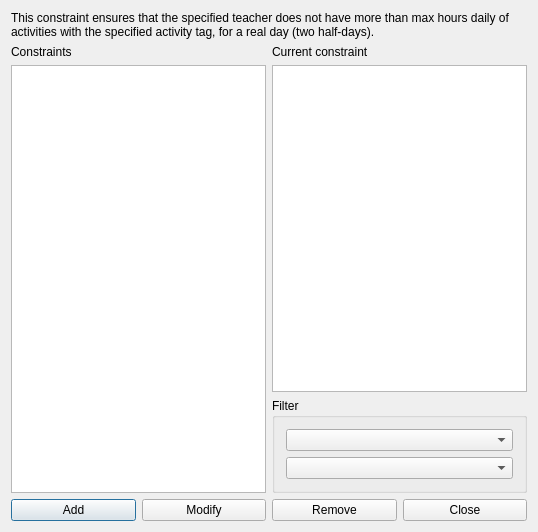
<?xml version="1.0" encoding="UTF-8"?>
<ui version="4.0">
 <class>ConstraintTeacherActivityTagMaxHoursDailyRealDaysForm_template</class>
 <widget class="QDialog" name="ConstraintTeacherActivityTagMaxHoursDailyRealDaysForm_template">
  <property name="geometry">
   <rect>
    <x>0</x>
    <y>0</y>
    <width>538</width>
    <height>532</height>
   </rect>
  </property>
  <property name="windowTitle">
   <string extracomment="This is the title of the dialog in which you see the list of all constraints of this type">Constraints teacher activity tag max hours daily real days</string>
  </property>
  <layout class="QGridLayout" name="gridLayout_2">
   <item row="2" column="1">
    <widget class="QGroupBox" name="filterGroupBox">
     <property name="title">
      <string>Filter</string>
     </property>
     <layout class="QGridLayout" name="gridLayout">
      <item row="0" column="0">
       <widget class="QComboBox" name="teachersComboBox"/>
      </item>
      <item row="1" column="0">
       <widget class="QComboBox" name="activityTagsComboBox"/>
      </item>
     </layout>
    </widget>
   </item>
   <item row="1" column="1">
    <layout class="QVBoxLayout" name="verticalLayout">
     <item>
      <widget class="QLabel" name="currentConstraintTextLabel">
       <property name="text">
        <string>Current constraint</string>
       </property>
       <property name="wordWrap">
        <bool>false</bool>
       </property>
      </widget>
     </item>
     <item>
      <widget class="QPlainTextEdit" name="currentConstraintTextEdit"/>
     </item>
    </layout>
   </item>
   <item row="0" column="0" colspan="2">
    <widget class="QLabel" name="textLabel1">
     <property name="sizePolicy">
      <sizepolicy hsizetype="Minimum" vsizetype="Minimum">
       <horstretch>0</horstretch>
       <verstretch>0</verstretch>
      </sizepolicy>
     </property>
     <property name="text">
      <string>This constraint ensures that the specified teacher does not have more than max hours daily of activities with the specified activity tag, for a real day (two half-days).</string>
     </property>
     <property name="wordWrap">
      <bool>true</bool>
     </property>
    </widget>
   </item>
   <item row="3" column="0" colspan="2">
    <layout class="QHBoxLayout" name="horizontalLayout">
     <item>
      <widget class="QPushButton" name="addConstraintPushButton">
       <property name="text">
        <string>Add</string>
       </property>
      </widget>
     </item>
     <item>
      <widget class="QPushButton" name="modifyConstraintPushButton">
       <property name="text">
        <string>Modify</string>
       </property>
      </widget>
     </item>
     <item>
      <widget class="QPushButton" name="removeConstraintPushButton">
       <property name="text">
        <string>Remove</string>
       </property>
      </widget>
     </item>
     <item>
      <widget class="QPushButton" name="closePushButton">
       <property name="text">
        <string>Close</string>
       </property>
      </widget>
     </item>
    </layout>
   </item>
   <item row="1" column="0" rowspan="2">
    <layout class="QVBoxLayout" name="verticalLayout_2">
     <item>
      <widget class="QLabel" name="constraintsTextLabel">
       <property name="frameShape">
        <enum>QFrame::NoFrame</enum>
       </property>
       <property name="frameShadow">
        <enum>QFrame::Plain</enum>
       </property>
       <property name="text">
        <string>Constraints</string>
       </property>
       <property name="wordWrap">
        <bool>false</bool>
       </property>
      </widget>
     </item>
     <item>
      <widget class="QListWidget" name="constraintsListWidget"/>
     </item>
    </layout>
   </item>
  </layout>
 </widget>
 <layoutdefault spacing="6" margin="11"/>
 <resources/>
 <connections/>
</ui>
